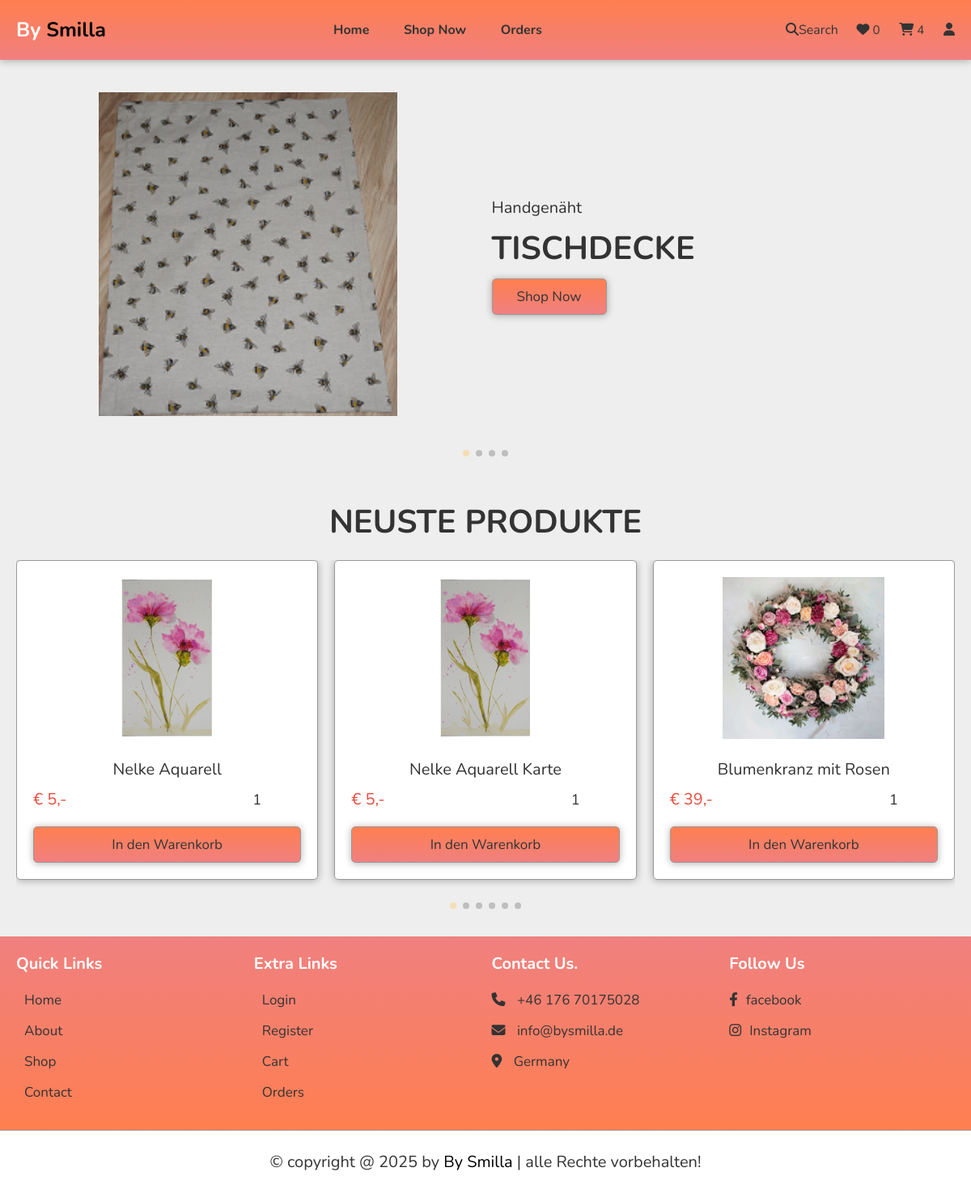
The page /home.php (signed in) on the database its author committed.
### tables this page shows
CREATE TABLE `products` (
  `id` int(100) NOT NULL,
  `name` varchar(100) NOT NULL,
  `details` varchar(500) NOT NULL,
  `category` varchar(255) NOT NULL,
  `price` int(10) NOT NULL,
  `image_01` varchar(100) NOT NULL,
  `image_02` varchar(100) NOT NULL,
  `category_id` int(11) DEFAULT NULL
);

### home.php (the view, shortened to what this page needs)
<?php
include 'components/connect.php';
?>
<!DOCTYPE html>
<html lang="en">
<head>
   <link rel="stylesheet" href="https://unpkg.com/swiper@8/swiper-bundle.min.css" />
   <link rel="stylesheet" href="https://cdnjs.cloudflare.com/ajax/libs/font-awesome/6.1.1/css/all.min.css">
   <link rel="stylesheet" href="css/style.css">
</head>
<body>
<?php include 'components/user_header.php'; ?>
<div class="home-bg">
<section class="home">
   <div class="swiper home-slider">
   <div class="swiper-wrapper">
      <div class="swiper-slide slide">
         <div class="image">
            <img src="img/tischdecke-bienen-xs.png" alt="">
         </div>
         <div class="content">
            <span>Handgenäht</span>
            <h3>Tischdecke</h3>
            <a href="category.php?category=tisch" class="btn">Shop Now</a>
         </div>
      </div>
   </div>
      <div class="swiper-pagination"></div>
   </div>
</section>
</div>
<section class="home-products">
   <h1 class="heading">Neuste Produkte</h1>
   <div class="swiper products-slider">
   <div class="swiper-wrapper">
   <?php
     $select_products = $conn->prepare("SELECT * FROM `products` LIMIT 6");
     $select_products->execute();
     if($select_products->rowCount() > 0){
      while($fetch_product = $select_products->fetch(PDO::FETCH_ASSOC)){
   ?>
   <form action="" method="post" class="swiper-slide slide">
      <img src="uploaded_img/<?= $fetch_product['image_01']; ?>" alt="">
      <div class="name"><?= $fetch_product['name']; ?></div>
      <div class="flex">
         <div class="price"><span> € </span><?= $fetch_product['price']; ?><span>,-</span></div>
         <input type="number" name="qty" class="qty" min="1" max="99" onkeypress="if(this.value.length == 2) return false;" value="1">
      </div>
      <input type="submit" value="In den Warenkorb" class="btn" name="add_to_cart">
   </form>
   <?php
      }
   }else{
      echo '<p class="empty">no products added yet!</p>';
   }
   ?>
   </div>
   <div class="swiper-pagination"></div>
   </div>
</section>
<?php include 'components/footer.php'; ?>
</body>
</html>

### css/style.css (style rules this page uses)
:root { --main-color:#000000; --orange:#f39c12; --red:#e74c3c; --black:#333; --white:#fff; --light-color:#666; --light-bg:#eee; --border: .1rem #999 solid; --box-shadow:0 .1rem 1rem rgba(0,0,0,.3); }
* { font-family: 'Nunito', sans-serif; margin:0; padding:0; box-sizing: border-box; outline: none; border:none; text-decoration: none; }
html { font-size: 62.5%; overflow-x: hidden; }
body { background-color: var(--light-bg); }
section { padding:2rem; margin:0 auto; }
.heading { font-size: 4rem; color:var(--black); margin-bottom: 2rem; text-align: center; text-transform: uppercase; }
.btn, .delete-btn, .option-btn { display: block; width: 100%; margin-top: 1rem; border-radius: .5rem; padding:1rem 3rem; font-size: 1.7rem; color:var(--white); cursor: pointer; text-align: center; transition: .5s linear; }
.btn { background: linear-gradient(180deg,coral,lightcoral); border: var(--border); box-shadow: var(--box-shadow); color: #333; }
.home-bg { background-size: cover; background-position: center; }
.home-bg .home .slide { display: flex; align-items: center; flex-wrap: wrap; gap:1.5rem; padding-bottom: 6rem; padding-top: 2rem; user-select: none; }
.home-bg .home .slide .image { flex:1 1 40rem; }
.home-bg .home .slide .image img { height: 40rem; width: 100%; object-fit: contain; }
.home-bg .home .slide .content { flex:1 1 40rem; }
.home-bg .home .slide .content span { font-size: 2rem; color:var(--black); }
.home-bg .home .slide .content h3 { margin-top: 1rem; font-size: 4rem; color:var(--black); text-transform: uppercase; }
.home-bg .home .slide .content .btn { display: inline-block; width: auto; }
.home-products .slide { position: relative; padding:2rem; border-radius: .5rem; border:var(--border); background-color: var(--white); box-shadow: var(--box-shadow); margin-bottom: 5rem; overflow: hidden; user-select: none; }
.home-products .slide img { width: 100%; height: 20rem; object-fit: contain; margin-bottom: 2rem; }
.home-products .slide .name { font-size: 2rem; color:var(--black); text-align: center; }
.home-products .slide .flex { display: flex; align-items: center; justify-content: space-between; gap:1rem; }
.home-products .slide .flex .qty { width: 7rem; padding:1rem; border:solid .1rem var(--border); font-size: 1.8rem; color:var(--black); border-radius: .5rem; }
.home-products .slide .flex .price { margin:1rem 0; font-size: 2rem; color:var(--red); }

### rows shown on the page
products: image_01 (picture), name "Nelke Aquarell", price "5"
products: image_01 (picture), name "Nelke Aquarell Karte", price "5"
products: image_01 (picture), name "Blumenkranz mit Rosen", price "39"

### other values the page prints
$total_wishlist_counts "0"
$total_cart_counts "4"
